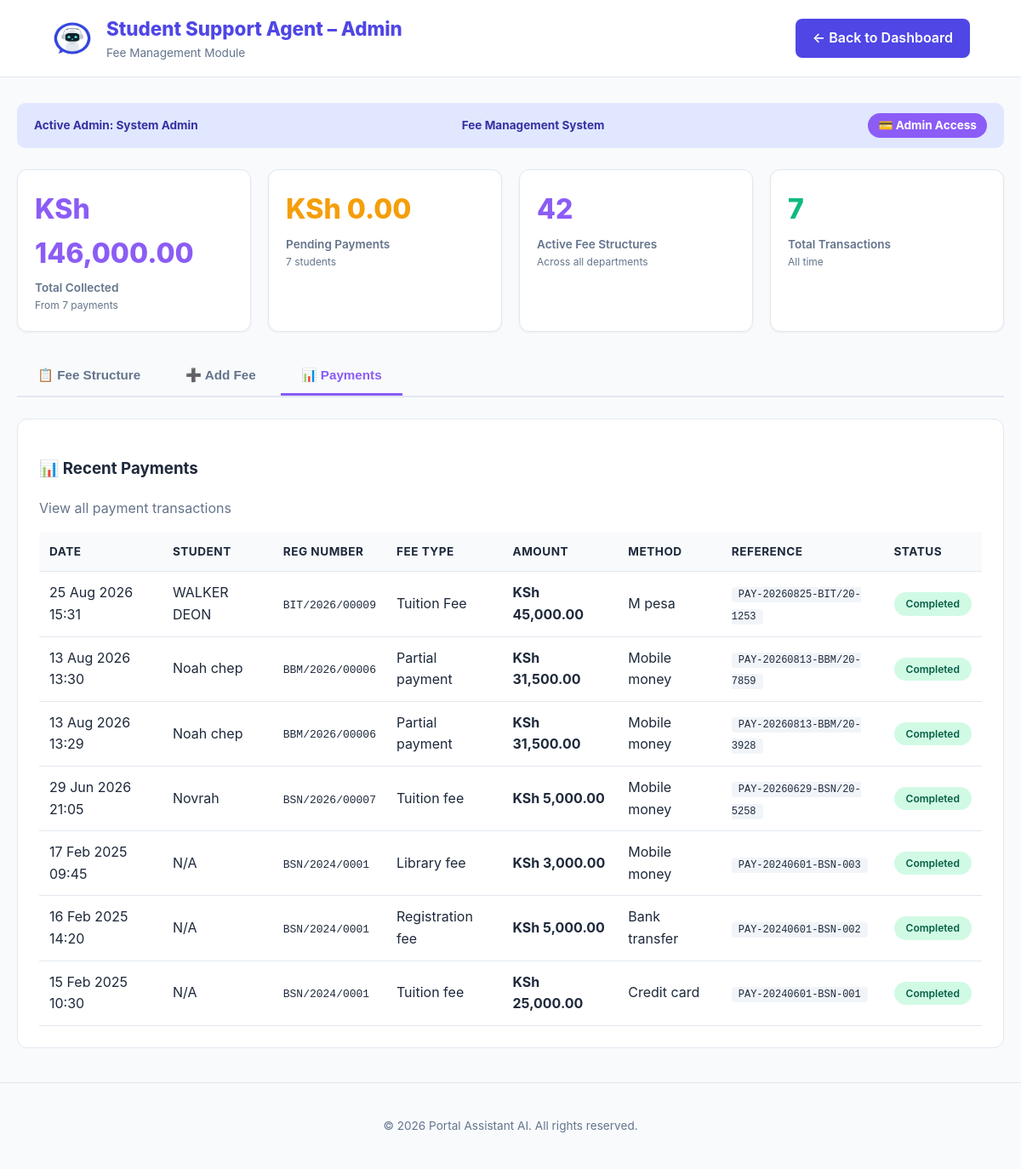
Screenshot of /Admin/admin_fee_management.php?tab=payments (signed in) with the database file from the repository.
### tables this page shows
CREATE TABLE `fee_payments` (
  `id` int(11) NOT NULL,
  `student_reg` varchar(50) NOT NULL,
  `fee_type` varchar(50) NOT NULL,
  `amount` decimal(10,2) NOT NULL,
  `payment_method` varchar(50) DEFAULT NULL,
  `reference` varchar(50) DEFAULT NULL,
  `payment_date` datetime DEFAULT NULL,
  `due_date` date DEFAULT NULL,
  `status` enum('pending','completed','failed','overdue') DEFAULT 'pending',
  `fee_structure_id` int(11) DEFAULT NULL
);

CREATE TABLE `users` (
  `id` int(11) NOT NULL,
  `full_name` varchar(100) NOT NULL,
  `reg_number` varchar(50) NOT NULL,
  `email` varchar(100) NOT NULL,
  `password` varchar(255) NOT NULL,
  `password_changed` tinyint(1) NOT NULL DEFAULT 0,
  `role` enum('student','admin','lecturer') NOT NULL DEFAULT 'student',
  `department` varchar(100) NOT NULL,
  `phone` varchar(20) DEFAULT NULL,
  `created_at` timestamp NOT NULL DEFAULT current_timestamp(),
  `survey_done` tinyint(1) DEFAULT 0,
  `reset_token` varchar(255) DEFAULT NULL,
  `reset_expires` datetime DEFAULT NULL
);

### Admin/admin_fee_management.php (the view, shortened to what this page needs)
<?php
$admin_name = $_SESSION['user_name'] ?? 'Administrator';
$conn = mysqli_connect("localhost", "root", "", "Portal-Asisstant-AI");
$payment_summary_query = "SELECT
    COUNT(*) as total_payments,
    SUM(CASE WHEN status = 'completed' THEN amount ELSE 0 END) as total_collected,
    SUM(CASE WHEN status = 'pending' THEN amount ELSE 0 END) as total_pending,
    COUNT(CASE WHEN status = 'completed' THEN 1 ELSE 0 END) as completed_count,
    COUNT(CASE WHEN status = 'pending' THEN 1 ELSE 0 END) as pending_count
    FROM fee_payments";
$payment_summary_result = mysqli_query($conn, $payment_summary_query);
$payment_summary = mysqli_fetch_assoc($payment_summary_result);
$recent_payments_query = "SELECT fp.*, u.full_name
                         FROM fee_payments fp
                         LEFT JOIN users u ON fp.student_reg = u.reg_number
                         ORDER BY fp.payment_date DESC LIMIT 10";
$recent_payments_result = mysqli_query($conn, $recent_payments_query);
$summary_query = "SELECT
    COUNT(*) as total_fees,
    SUM(amount) as total_amount,
    COUNT(DISTINCT year) as total_departments
    FROM fees_structure";
$summary_result = mysqli_query($conn, $summary_query);
$summary = mysqli_fetch_assoc($summary_result);
$tab = isset($_GET['tab']) ? $_GET['tab'] : 'structure';
?>
<!DOCTYPE html>
<html lang="en">
<head>
</head>
<body>
<header>
    <div class="branding">
        <img src="../Images/logo.jpg" class="logoimg" alt="Logo">
        <div>
            <h1>Student Support Agent – Admin</h1>
            <small>Fee Management Module</small>
        </div>
    </div>
    <a href="Admin-index.php" class="back-btn">← Back to Dashboard</a>
</header>
<div class="container">
    <div class="admin-strip">
        <span>Active Admin: <strong><?php echo htmlspecialchars($admin_name); ?></strong></span>
        <span>Fee Management System</span>
        <span style="background: var(--fee-primary); color: white; padding: 4px 12px; border-radius: 20px;">💳 Admin Access</span>
    </div>
    <div class="dashboard-grid">
        <div class="stat-card">
            <h3>KSh <?php echo number_format($payment_summary['total_collected'] ?? 0, 2); ?></h3>
            <p>Total Collected</p>
            <div class="sub">From <?php echo $payment_summary['completed_count'] ?? 0; ?> payments</div>
        </div>
        <div class="stat-card">
            <h3 style="color: var(--warning);">KSh <?php echo number_format($payment_summary['total_pending'] ?? 0, 2); ?></h3>
            <p>Pending Payments</p>
            <div class="sub"><?php echo $payment_summary['pending_count'] ?? 0; ?> students</div>
        </div>
        <div class="stat-card">
            <h3 style="color: var(--fee-primary);"><?php echo $summary['total_fees'] ?? 0; ?></h3>
            <p>Active Fee Structures</p>
            <div class="sub">Across all departments</div>
        </div>
        <div class="stat-card">
            <h3 style="color: var(--success);"><?php echo $payment_summary['total_payments'] ?? 0; ?></h3>
            <p>Total Transactions</p>
            <div class="sub">All time</div>
        </div>
    </div>
    <div class="tabs">
        <button class="tab <?php echo $tab == 'structure' ? 'active' : ''; ?>" onclick="location.href='admin_fee_management.php?tab=structure'">📋 Fee Structure</button>
        <button class="tab <?php echo $tab == 'add' ? 'active' : ''; ?>" onclick="location.href='admin_fee_management.php?tab=add'">➕ Add Fee</button>
        <button class="tab <?php echo $tab == 'payments' ? 'active' : ''; ?>" onclick="location.href='admin_fee_management.php?tab=payments'">📊 Payments</button>
    </div>
    <?php switch($tab):
        case 'add': ?>
        <?php break;
        case 'payments': ?>
            <div class="section-box">
                <h3>📊 Recent Payments</h3>
                <p style="color: var(--text-light); margin-bottom: 15px;">View all payment transactions</p>
                <?php if ($recent_payments_result && mysqli_num_rows($recent_payments_result) > 0): ?>
                    <table class="data-table">
                        <thead>
                            <tr>
                                <th>Date</th>
                                <th>Student</th>
                                <th>Reg Number</th>
                                <th>Fee Type</th>
                                <th>Amount</th>
                                <th>Method</th>
                                <th>Reference</th>
                                <th>Status</th>
                            </tr>
                        </thead>
                        <tbody>
                            <?php while($payment = mysqli_fetch_assoc($recent_payments_result)): ?>
                                <tr>
                                    <td><?php echo date('d M Y H:i', strtotime($payment['payment_date'])); ?></td>
                                    <td><?php echo htmlspecialchars($payment['full_name'] ?? 'N/A'); ?></td>
                                    <td><code><?php echo $payment['student_reg']; ?></code></td>
                                    <td><?php echo ucfirst(str_replace('_', ' ', $payment['fee_type'])); ?></td>
                                    <td><strong>KSh <?php echo number_format($payment['amount'], 2); ?></strong></td>
                                    <td><?php echo ucfirst(str_replace('_', ' ', $payment['payment_method'] ?? 'N/A')); ?></td>
                                    <td><code style="background: #f1f5f9; padding: 2px 8px; border-radius: 4px; font-size: 0.75rem;"><?php echo $payment['reference']; ?></code></td>
                                    <td>
                                        <span class="status-badge <?php echo $payment['status']; ?>">
                                            <?php echo ucfirst($payment['status']); ?>
                                        </span>
                                    </td>
                                </tr>
                            <?php endwhile; ?>
                        </tbody>
                    </table>
                <?php endif; ?>
            </div>
        <?php break;
        default: ?>
        <?php break;
    endswitch; ?>
</div>
<footer>
    &copy; <?php echo date('Y'); ?> Portal Assistant AI. All rights reserved.
</footer>
</body>
</html>

### Admin/admin_fee_management.php (style rules this page uses)
:root { --primary: #4f46e5; --primary-dark: #3730a3; --bg: #f8fafc; --white: #ffffff; --text-main: #1e293b; --text-light: #64748b; --border: #e2e8f0; --accent: #e0e7ff; --success: #10b981; --danger: #ef4444; --warning: #f59e0b; --fee-primary: #8b5cf6; --fee-gradient: linear-gradient(135deg, #8b5cf6 0%, #6d28d9 100%); }
* { box-sizing: border-box; }
body { font-family: 'Inter', system-ui, sans-serif; background: var(--bg); color: var(--text-main); margin: 0; line-height: 1.6; }
header { background: var(--white); border-bottom: 1px solid var(--border); padding: 1rem 5%; display: flex; align-items: center; justify-content: space-between; flex-wrap: wrap; gap: 15px; }
.branding { display: flex; align-items: center; gap: 15px; }
.logoimg { height: 50px; border-radius: 8px; }
.branding h1 { margin: 0; font-size: 1.4rem; color: var(--primary); font-weight: 800; }
.branding small { color: var(--text-light); display: block; font-size: 0.85rem; }
.back-btn { background: var(--primary); color: white; padding: 10px 20px; border-radius: 8px; text-decoration: none; font-weight: 600; transition: 0.3s; display: inline-flex; align-items: center; gap: 8px; }
.container { max-width: 1400px; margin: 30px auto; padding: 0 20px; }
.admin-strip { background: var(--accent); padding: 12px 20px; border-radius: 10px; margin-bottom: 25px; display: flex; justify-content: space-between; align-items: center; color: var(--primary-dark); font-weight: 700; font-size: 0.85rem; flex-wrap: wrap; gap: 10px; }
.tabs { display: flex; gap: 5px; margin-bottom: 25px; border-bottom: 2px solid var(--border); flex-wrap: wrap; }
.tab { padding: 12px 24px; cursor: pointer; border: none; background: none; font-weight: 600; color: var(--text-light); transition: 0.3s; border-bottom: 3px solid transparent; font-size: 0.95rem; }
.tab.active { color: var(--fee-primary); border-bottom-color: var(--fee-primary); }
.dashboard-grid { display: grid; grid-template-columns: repeat(auto-fit, minmax(200px, 1fr)); gap: 20px; margin-bottom: 30px; }
.stat-card { background: var(--white); padding: 20px; border-radius: 12px; border: 1px solid var(--border); box-shadow: 0 1px 3px rgba(0,0,0,0.05); }
.stat-card h3 { margin: 0; font-size: 2rem; color: var(--fee-primary); font-weight: 800; }
.stat-card p { margin: 5px 0 0 0; color: var(--text-light); font-weight: 600; font-size: 0.85rem; }
.stat-card .sub { font-size: 0.75rem; color: var(--text-light); font-weight: 400; }
.section-box { background: var(--white); border-radius: 12px; border: 1px solid var(--border); padding: 25px; margin-bottom: 30px; overflow-x: auto; }
.data-table { width: 100%; border-collapse: collapse; margin-top: 15px; }
.data-table th, .data-table td { padding: 12px; text-align: left; border-bottom: 1px solid var(--border); }
.data-table th { background: var(--bg); font-weight: 700; color: var(--text-main); font-size: 0.85rem; text-transform: uppercase; letter-spacing: 0.5px; }
.status-badge { padding: 4px 14px; border-radius: 20px; font-size: 0.75rem; font-weight: 600; display: inline-block; }
.status-badge.completed { background: #d1fae5; color: #065f46; }
footer { text-align: center; padding: 40px; color: var(--text-light); font-size: 0.85rem; border-top: 1px solid var(--border); margin-top: 40px; }

### rows the page displays
fee_payments: payment_date "25 Aug 2026 15:31", users.full_name "WALKER DEON", student_reg "BIT/2026/00009", fee_type "Tuition Fee", amount "45,000.00", payment_method "M pesa", reference "PAY-20260825-BIT/20-1253", status "Completed"
fee_payments: payment_date "13 Aug 2026 13:30", users.full_name "Noah chep", student_reg "BBM/2026/00006", fee_type "Partial payment", amount "31,500.00", payment_method "Mobile money", reference "PAY-20260813-BBM/20-7859", status "Completed"
fee_payments: payment_date "13 Aug 2026 13:29", users.full_name "Noah chep", student_reg "BBM/2026/00006", fee_type "Partial payment", amount "31,500.00", payment_method "Mobile money", reference "PAY-20260813-BBM/20-3928", status "Completed"
fee_payments: payment_date "29 Jun 2026 21:05", users.full_name "Novrah", student_reg "BSN/2026/00007", fee_type "Tuition fee", amount "5,000.00", payment_method "Mobile money", reference "PAY-20260629-BSN/20-5258", status "Completed"
fee_payments: payment_date "17 Feb 2025 09:45", full_name "N/A", student_reg "BSN/2024/0001", fee_type "Library fee", amount "3,000.00", payment_method "Mobile money", reference "PAY-20240601-BSN-003", status "Completed"
fee_payments: payment_date "16 Feb 2025 14:20", full_name "N/A", student_reg "BSN/2024/0001", fee_type "Registration fee", amount "5,000.00", payment_method "Bank transfer", reference "PAY-20240601-BSN-002", status "Completed"
fee_payments: payment_date "15 Feb 2025 10:30", full_name "N/A", student_reg "BSN/2024/0001", fee_type "Tuition fee", amount "25,000.00", payment_method "Credit card", reference "PAY-20240601-BSN-001", status "Completed"

### other values shown
$admin_name "System Admin"
$payment_summary['total_collected'] "146,000.00"
$payment_summary['completed_count'] "7"
$payment_summary['total_pending'] "0.00"
$payment_summary['pending_count'] "7"
$summary['total_fees'] "42"
$payment_summary['total_payments'] "7"
